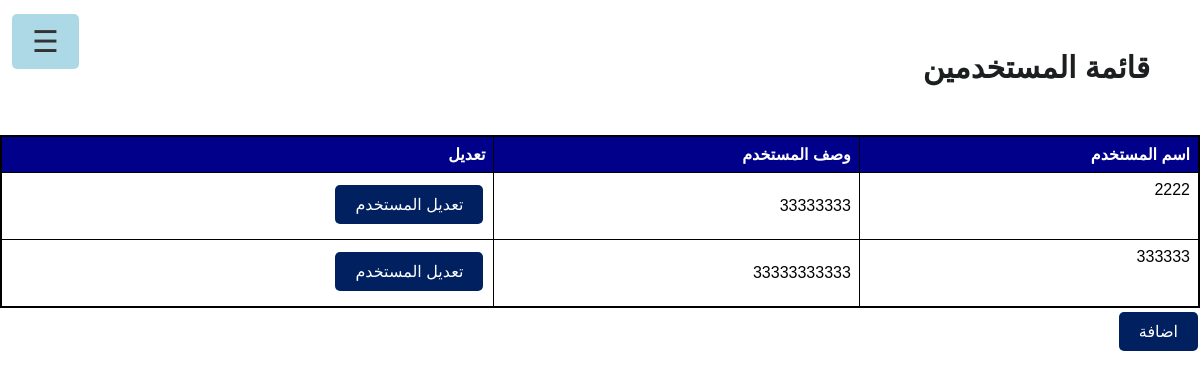
The app's page /userlist with its own data.
### app.py (models this page shows)
class User(db.Model):
    id = db.Column(db.Integer, primary_key=True)
    username = db.Column(db.String(100), nullable=False)
    user_description = db.Column(db.Text, nullable=True)
    screens = db.relationship('Screen', secondary='screen_user', backref='users')

### app.py (the view)
@app.route('/userlist')
def userlist():
    users = User.query.all()
    return render_template('userlist.html', users=users)

### templates/userlist.html (shortened to what this page needs)
<!DOCTYPE html>
<html lang="en">
  <head>
    <link rel="stylesheet" href="../static/table.css" />
    <link rel="stylesheet" href="../static/navbar.css" />
  </head>
  <body>
    {% include 'navbar.html' %}
    <h1>قائمة المستخدمين</h1>
    <table>
      <thead>
        <tr>
          <th>اسم المستخدم</th>
          <th>وصف المستخدم</th>
          <th>تعديل</th>
        </tr>
      </thead>
      <tbody>
        {% for user in users %}
        <tr>
          <td>{{ user.username }}</td>
          <td>{{ user.user_description | safe }}</td>
          <td>
            <a href="/edit_user/{{ user.id }}"
              ><button>تعديل المستخدم</button></a
            >
          </td>
        </tr>
        {% endfor %}
      </tbody>
    </table>
    <a href="/users"><button>اضافة</button></a>
    <br /><br />
  </body>
</html>

### static/table.css (style rules this page uses)
table { border-collapse: collapse; width: 100%; border: 2px solid black; border-radius: 10px; text-align: right; }
th, td { border: 1px solid black; padding: 8px; text-align: right; max-width: 400px; text-wrap: wrap; height: auto; }
button { background-color: #002060; color: white; border: none; padding: 10px 20px; text-align: center; text-decoration: none; display: inline-block; font-size: 16px; margin: 4px 2px; cursor: pointer; border-radius: 5px; }
* { text-align: right; direction: rtl; }
th { background-color: darkblue; color: white; }
td, tr, th { vertical-align: top; text-align: right; }
table { direction: rtl; }
h1 { margin: 50px; font-size: 30px; color: #1b1f20; font-weight: 600; max-width: 350px; }

### static/navbar.css (style rules this page uses)
body { direction: rtl; font-family: "Droid Arabic Kufi"; height: 1000px; }
body { margin: 0; font-family: Arial, sans-serif; }

### records on screen
User: username "2222", user_description "33333333"
User: username "333333", user_description "33333333333"
